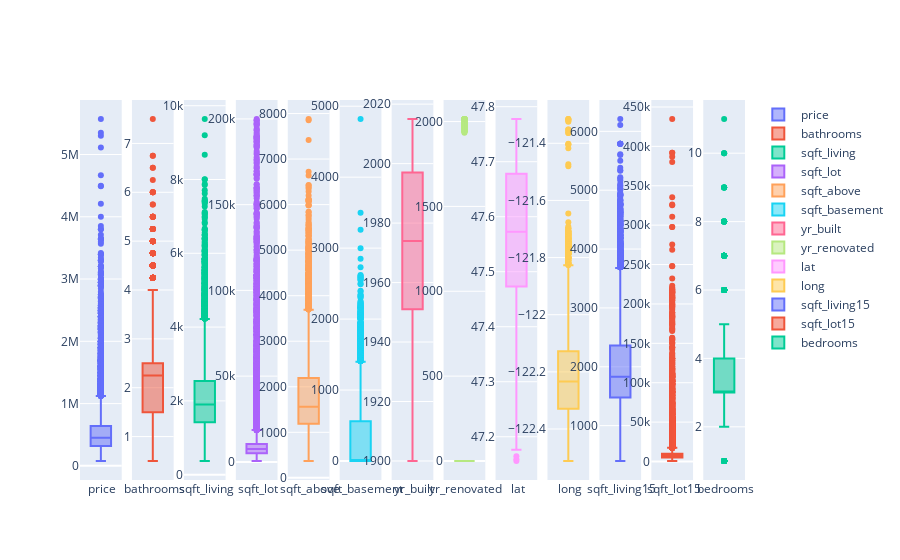

Here is the notebook cell this chart was saved with:
### Code cell
fig = make_subplots(rows=1, cols=13)

fig.add_trace(go.Box(y=data["price"],name =' price'), row=1, col=1)
fig.add_trace(go.Box(y=data["bathrooms"],name =' bathrooms'), row=1, col=2)
fig.add_trace(go.Box(y=data["sqft_living"],name =' sqft_living'), row=1, col=3)
fig.add_trace(go.Box(y=data["sqft_lot"],name =' sqft_lot'), row=1, col=4)
fig.add_trace(go.Box(y=data["sqft_above"],name =' sqft_above'), row=1, col=5)
fig.add_trace(go.Box(y=data["sqft_basement"],name =' sqft_basement'), row=1, col=6)
fig.add_trace(go.Box(y=data["yr_built"],name =' yr_built'), row=1, col=7)
fig.add_trace(go.Box(y=data["yr_renovated"],name =' yr_renovated'), row=1, col=8)
fig.add_trace(go.Box(y=data["lat"],name =' lat'), row=1, col=9)
fig.add_trace(go.Box(y=data["long"],name =' long'), row=1, col=10)
fig.add_trace(go.Box(y=data["sqft_living15"],name =' sqft_living15'), row=1, col=11)
fig.add_trace(go.Box(y=data["sqft_lot15"],name =' sqft_lot15'), row=1, col=12)
fig.add_trace(go.Box(y=data["bedrooms"],name =' bedrooms'), row=1, col=13)

### Figure 1 — Plotly figure (JSON) as saved in the notebook; plotly's stock layout.template omitted (floating-point values rounded to 4 significant figures; data arrays with more than 128 entries replaced by an {"elided": "..."} marker saying what was removed)
{"data": [{"name": " price", "type": "box", "xaxis": "x", "y": {"elided": "21329 float values"}, "yaxis": "y"}, {"name": " bathrooms", "type": "box", "xaxis": "x2", "y": {"elided": "21329 float values"}, "yaxis": "y2"}, {"name": " sqft_living", "type": "box", "xaxis": "x3", "y": {"elided": "21329 int values"}, "yaxis": "y3"}, {"name": " sqft_lot", "type": "box", "xaxis": "x4", "y": {"elided": "21329 int values"}, "yaxis": "y4"}, {"name": " sqft_above", "type": "box", "xaxis": "x5", "y": {"elided": "21329 int values"}, "yaxis": "y5"}, {"name": " sqft_basement", "type": "box", "xaxis": "x6", "y": {"elided": "21329 int values"}, "yaxis": "y6"}, {"name": " yr_built", "type": "box", "xaxis": "x7", "y": {"elided": "21329 int values"}, "yaxis": "y7"}, {"name": " yr_renovated", "type": "box", "xaxis": "x8", "y": {"elided": "21329 int values"}, "yaxis": "y8"}, {"name": " lat", "type": "box", "xaxis": "x9", "y": {"elided": "21329 float values"}, "yaxis": "y9"}, {"name": " long", "type": "box", "xaxis": "x10", "y": {"elided": "21329 float values"}, "yaxis": "y10"}, {"name": " sqft_living15", "type": "box", "xaxis": "x11", "y": {"elided": "21329 int values"}, "yaxis": "y11"}, {"name": " sqft_lot15", "type": "box", "xaxis": "x12", "y": {"elided": "21329 int values"}, "yaxis": "y12"}, {"name": " bedrooms", "type": "box", "xaxis": "x13", "y": {"elided": "21329 int values"}, "yaxis": "y13"}], "layout": {"xaxis": {"anchor": "y", "domain": [0, 0.06272]}, "xaxis10": {"anchor": "y10", "domain": [0.703, 0.7657]}, "xaxis11": {"anchor": "y11", "domain": [0.7811, 0.8438]}, "xaxis12": {"anchor": "y12", "domain": [0.8592, 0.9219]}, "xaxis13": {"anchor": "y13", "domain": [0.9373, 1.0]}, "xaxis2": {"anchor": "y2", "domain": [0.07811, 0.1408]}, "xaxis3": {"anchor": "y3", "domain": [0.1562, 0.2189]}, "xaxis4": {"anchor": "y4", "domain": [0.2343, 0.297]}, "xaxis5": {"anchor": "y5", "domain": [0.3124, 0.3751]}, "xaxis6": {"anchor": "y6", "domain": [0.3905, 0.4533]}, "xaxis7": {"anchor": "y7", "domain": [0.4686, 0.5314]}, "xaxis8": {"anchor": "y8", "domain": [0.5467, 0.6095]}, "xaxis9": {"anchor": "y9", "domain": [0.6249, 0.6876]}, "yaxis": {"anchor": "x", "domain": [0, 1]}, "yaxis10": {"anchor": "x10", "domain": [0, 1]}, "yaxis11": {"anchor": "x11", "domain": [0, 1]}, "yaxis12": {"anchor": "x12", "domain": [0, 1]}, "yaxis13": {"anchor": "x13", "domain": [0, 1]}, "yaxis2": {"anchor": "x2", "domain": [0, 1]}, "yaxis3": {"anchor": "x3", "domain": [0, 1]}, "yaxis4": {"anchor": "x4", "domain": [0, 1]}, "yaxis5": {"anchor": "x5", "domain": [0, 1]}, "yaxis6": {"anchor": "x6", "domain": [0, 1]}, "yaxis7": {"anchor": "x7", "domain": [0, 1]}, "yaxis8": {"anchor": "x8", "domain": [0, 1]}, "yaxis9": {"anchor": "x9", "domain": [0, 1]}}}
